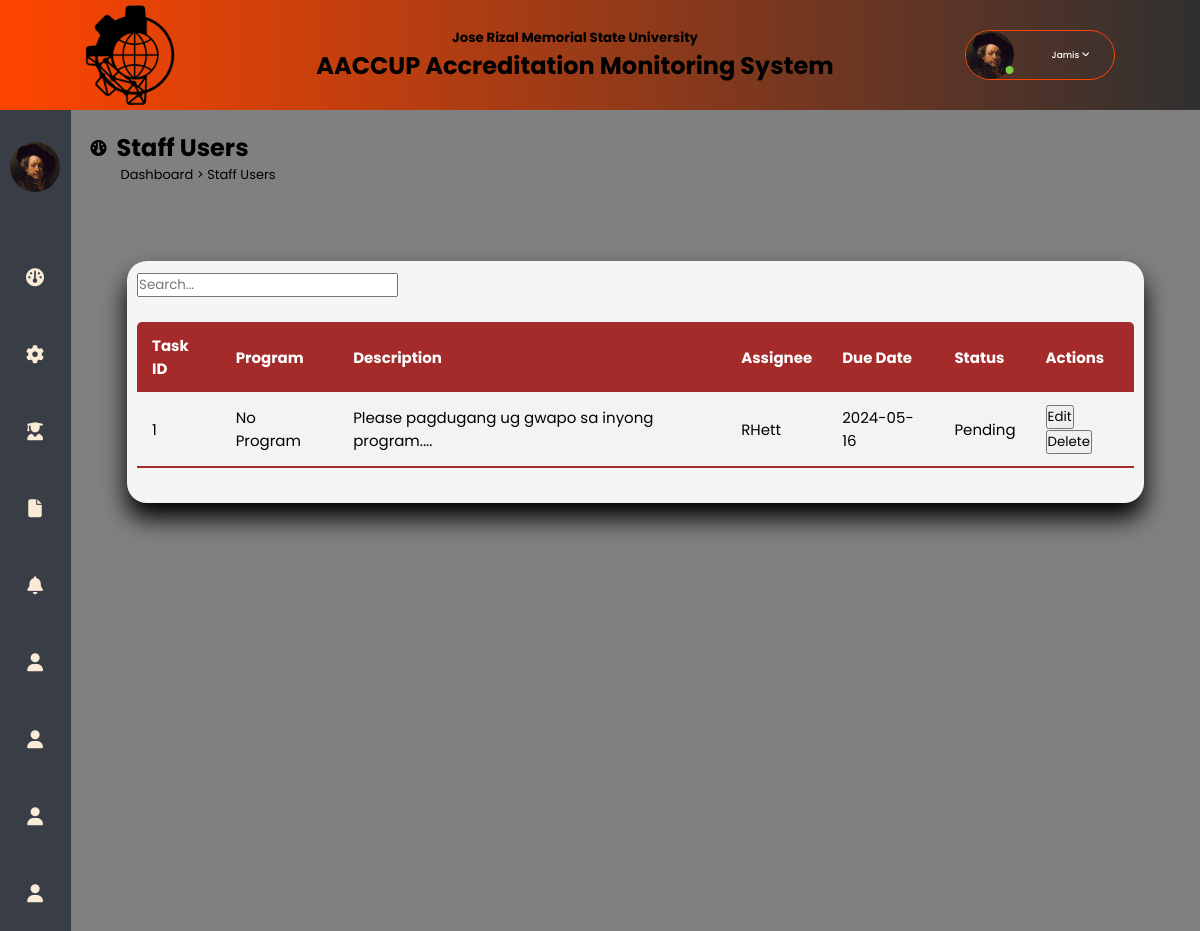
The page /tasks.php on the database its author committed.
### tables this page shows
CREATE TABLE `tasks` (
  `TaskID` int(11) NOT NULL,
  `ProgramID` int(11) DEFAULT NULL,
  `Description` varchar(255) NOT NULL,
  `Assignee` varchar(255) DEFAULT NULL,
  `DueDate` date DEFAULT NULL,
  `Status` enum('Pending','In Progress','Completed') DEFAULT NULL
);

### tasks.php (the view, shortened to what this page needs)
<?php
    function shortenDescription($description, $wordLimit) {
        $words = explode(" ", $description);
        if (count($words) > $wordLimit) {
            return implode(" ", array_slice($words, 0, $wordLimit)) . "...";
        } else {
            return $description;
        }
    }
?>
<!DOCTYPE html>
<html lang="en">
<head>
    <link rel="stylesheet" href="style.css">
        <link rel="stylesheet" href="https://cdn.jsdelivr.net/npm/@fortawesome/fontawesome-free@6.4.2/css/fontawesome.min.css">
    <link rel="stylesheet" href="https://cdnjs.cloudflare.com/ajax/libs/font-awesome/6.5.1/css/all.min.css"
/>
</head>
<body>
    <section class="heading">
    <nav class="navbar">
        <img src="images/loginimg.png" alt="logo" class="logo">
        <div class="title">
            <a href="#"><h5>Jose Rizal Memorial State University</h5></a>
            <a href="#"><h2>AACCUP Accreditation Monitoring System</h2></a>
        </div>
        <div class="profile-dropdown">
            <div onclick="toggle()" class="profile-dropdown-btn">
                <div class="profile-img">
                    <i class="fa-solid fa-circle"></i>
                </div>
                <span>
                    Jamis
                    <i class="fa-solid fa-angle-down"></i>
                </span>
            </div>
        </div>
    </nav>
    </section>
    <section class="container">
        <nav class="side">
            <div class="sidebar">
                <div class="side-logo">
                <img src="images/avatar.jpg">
                </div>
                <ul>
                    <li><a href="dashboardadmin.php">
                        <i class="fa-solid fa-gauge"></i>
                    </a>
                    </li>
                    <li><a href="user.php">
                        <i class="fa-solid fa-gear"></i>
                    </a>
                    </li>
                    <li><a href="campus.php">
                        <i class="fa-solid fa-user-graduate"></i>
                    </a>
                    </li>
                    <li><a href="departments.php">
                        <i class="fa-solid fa-file"></i>
                    </a>
                    </li>
                    <li><a href="program.php">
                        <i class="fa-solid fa-bell"></i>
                    </a>
                    </li>
                    <li><a href="visits.php">
                        <i class="fa-solid fa-user"></i>
                    </a>
                    </li>
                    <li><a href="documents.php">
                        <i class="fa-solid fa-user"></i>
                    </a>
                    </li>
                    <li><a href="tasks.php">
                        <i class="fa-solid fa-user"></i>
                    </a>
                    </li>
                    <li><a href="fcommunication.php">
                        <i class="fa-solid fa-user"></i>
                    </a>
                    </li>
                </ul>
            </div>
        </nav>
        <div class="main">
            <div class="main">
                <div class="main-title">
                    <i class="fa-solid fa-gauge"></i>
                    <h2>Staff Users</h2>
                </div>
                <div class="directory">
                    <p><a href="dashboardadmin.php">Dashboard</a> > Staff Users</p>
                </div>
                <div class="main-content">
                    <div class="table-container">
                    <input type="text" id="searchInput" placeholder="Search...">
                        <table id="dataTable">
                        <thead>
                            <tr>
                                <th>Task ID</th>
                                <th>Program</th>
                                <th>Description</th>
                                <th>Assignee</th>
                                <th>Due Date</th>
                                <th>Status</th>
                                <th>Actions</th>
                            </tr>
                        </thead>
                            <tbody>
                            <?php
                                include('config.php');
                                $sql = "SELECT * FROM tasks";
                                $result = $conn->query($sql);
                                if ($result->num_rows > 0) {
                                    while ($row = $result->fetch_assoc()) {
                                        echo "<tr>";
                                        echo "<td>" . $row["TaskID"] . "</td>";
                                        if (isset($row["Program"])) {
                                            echo "<td>" . $row["Program"] . "</td>";
                                        } else {
                                            echo "<td>No Program</td>";
                                        }
                                        echo "<td>" . shortenDescription($row["Description"], 7) . "</td>";
                                        echo "<td>" . $row["Assignee"] . "</td>";
                                        echo "<td>" . $row["DueDate"] . "</td>";
                                        echo "<td>" . $row["Status"] . "</td>";
                                        echo "<td><button onclick=\"toggleEditForm('" . $row["TaskID"] . "')\">Edit</button><button onclick=\"confirmDelete('" . $row["TaskID"] . "')\">Delete</button></td>";
                                        echo "</tr>";
                                    }
                                } else {
                                    echo "<tr><td colspan='7'>No tasks found</td></tr>";
                                }
                                ?>
                            </tbody>
                        </table>
                    </div>
                </div>
        </div>
    </section>
</body>
</html>

### style.css (style rules this page uses)
:root { --primary: antiquewhite; --secondary: orangered; --green: #82cd47; --secondary-light: rgba(34, 124, 112, 0.2); --secondary-light-2: rgba(127, 183, 126, 0.1); --white: #fff; --black: #393e46; --shadow: 0px 2px 8px 0px var(var(--secondary-light)); }
* { margin: 0; padding: 0; box-sizing: border-box; font-family: 'Poppins', sans-serif; }
body { height: 100vh; width: 100%; background: antiquewhite; }
.navbar { display: flex; align-items: center; height: 110px; background: linear-gradient(270deg, rgb(48, 48, 48), orangered); padding: 0 8%; justify-content:space-around ; padding: 20px; }
.navbar img { width: 100px; }
.profile-dropdown { position: relative; width: fit-content; }
.profile-dropdown-btn { display: flex; align-items: center; justify-content: space-between; padding-right: 1rem; font-size: 0.9rem; font-weight: 500; width: 150px; border-radius: 50px; color: var(--white); cursor: pointer; border: 1px solid var(--secondary); transition: box-shadow 0.2s ease-in, background-color 0.2s ease-in, border 0.3s; }
.profile-img { position: relative; width: 3rem; height: 3rem; border-radius: 50%; background: url(images/avatar.jpg); background-size: cover; }
.profile-img i { position: absolute; right: 0; bottom: 0.3rem; font-size: 0.5rem; color: var(--green); }
.profile-dropdown-btn span { margin: 0 0.5rem; margin-right: 1; font-size: xx-small; }
.title { text-align: center; }
.title h5 { position: relative; top: 10 px; }
.title h2 { font-size: x-large; }
.title a { color: black; text-decoration: none; }
.side { position: sticky; top: 0; bottom: 0; height: 140vh; left: 0; width: 75px; background: #393e46; overflow: hidden; transition: 1s; }
.container { display: flex; width: 100%; }
.sidebar { width: 80%; margin: 0; }
.side-logo { margin: 2rem 0 1rem 0; padding-bottom: 3rem; display: flex; align-items: center; }
.side-logo img { width: 50px; height: 50px; border-radius: 50%; margin-left: 10px; }
.sidebar ul { margin: 0 auto; text-decoration: none; width: 100%; }
.sidebar li { padding-bottom: 2rem; list-style: none; display: block; }
.sidebar li a { font-size: 16px; color: antiquewhite; text-decoration: none; position: relative; width: 280px; display: table; padding: 10px; }
.container nav i { width: 50px; font-size: 18px; text-align: center; }
.main { background-color: grey; }

### tasks.php (style rules this page uses)
.main { width: 100%; background-color: grey; }
.main-title { display: flex; margin: 20px; align-items: center; }
.main-title h2 { margin-left: 10px; }
.directory { margin-left: 50px; position: relative; bottom: 20px; font-size: small; }
.directory a { text-decoration: none; color: black; }
table { border-collapse: collapse; margin: 25px 0; font-size: 15px; min-width: 100%; overflow: hidden; border-radius: 5px 5px 0 0; }
table thead tr { color: #fff; background: brown; text-align: left; font-weight: bold; }
th, td { padding: 12px 15px; text-align: left; }
tbody tr { border-bottom: 1px solid #ddd; }
tbody tr:nth-of-type(odd) { background: #f3f3f3; }
tbody tr:last-of-type { border-bottom: 2px solid brown; }
.main-content { margin: 5%; background-color: whitesmoke; padding: 10px; border-radius: 20px; box-shadow: 0 15px 25px rgba(0, 0.1, 0.9); }

### rows shown on the page
tasks: TaskID "1", Description "Please pagdugang ug gwapo sa inyong program....", Assignee "RHett", DueDate "2024-05-16", Status "Pending"
